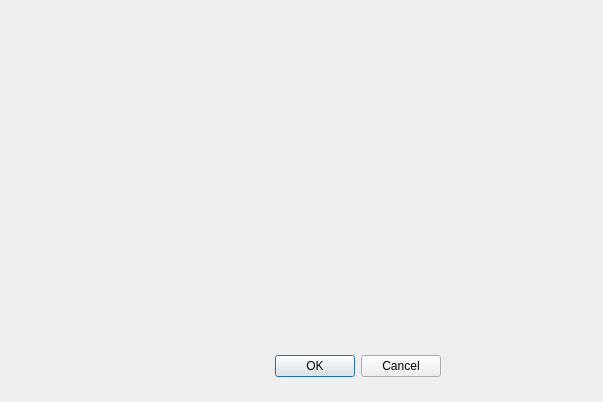
<?xml version="1.0" encoding="UTF-8"?>
<ui version="4.0">
 <class>DialogSysSettings</class>
 <widget class="QDialog" name="DialogSysSettings">
  <property name="geometry">
   <rect>
    <x>0</x>
    <y>0</y>
    <width>603</width>
    <height>402</height>
   </rect>
  </property>
  <property name="windowTitle">
   <string>Dialog</string>
  </property>
  <widget class="QDialogButtonBox" name="buttonBox">
   <property name="geometry">
    <rect>
     <x>100</x>
     <y>350</y>
     <width>341</width>
     <height>32</height>
    </rect>
   </property>
   <property name="layoutDirection">
    <enum>Qt::LeftToRight</enum>
   </property>
   <property name="orientation">
    <enum>Qt::Horizontal</enum>
   </property>
   <property name="standardButtons">
    <set>QDialogButtonBox::Cancel|QDialogButtonBox::Ok</set>
   </property>
  </widget>
 </widget>
 <resources/>
 <connections>
  <connection>
   <sender>buttonBox</sender>
   <signal>accepted()</signal>
   <receiver>DialogSysSettings</receiver>
   <slot>accept()</slot>
   <hints>
    <hint type="sourcelabel">
     <x>248</x>
     <y>254</y>
    </hint>
    <hint type="destinationlabel">
     <x>157</x>
     <y>274</y>
    </hint>
   </hints>
  </connection>
  <connection>
   <sender>buttonBox</sender>
   <signal>rejected()</signal>
   <receiver>DialogSysSettings</receiver>
   <slot>reject()</slot>
   <hints>
    <hint type="sourcelabel">
     <x>316</x>
     <y>260</y>
    </hint>
    <hint type="destinationlabel">
     <x>286</x>
     <y>274</y>
    </hint>
   </hints>
  </connection>
 </connections>
</ui>
